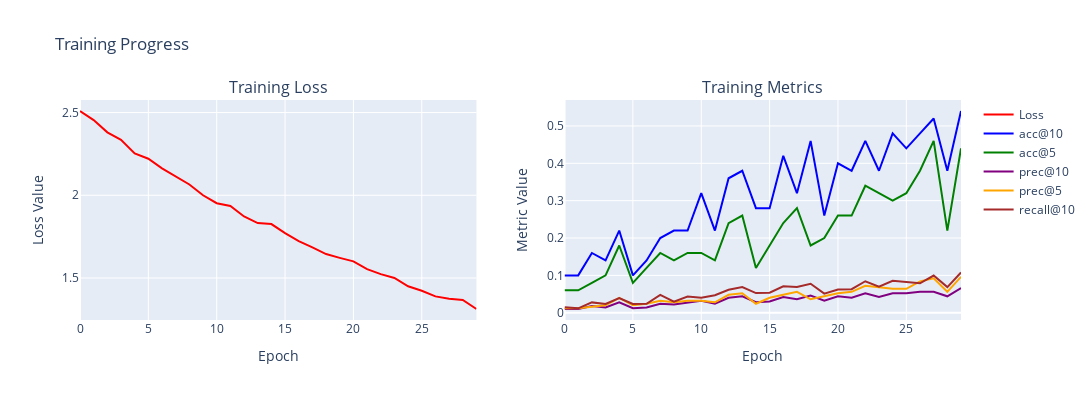
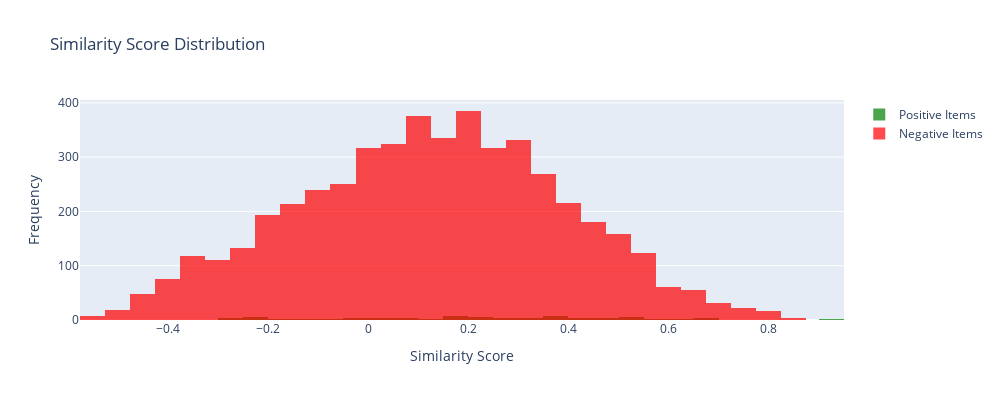
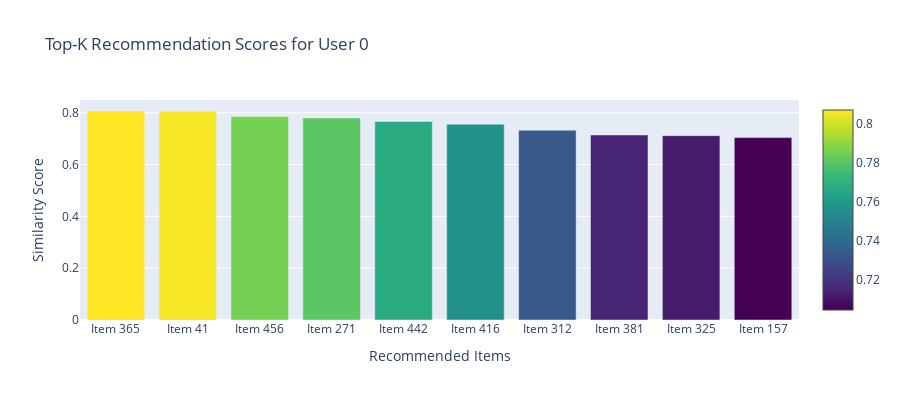
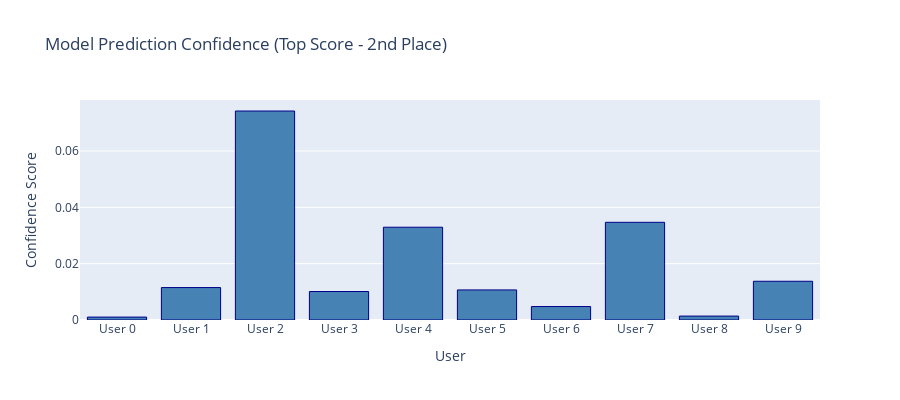

Notebook source saved alongside these figures, in order:
### Code cell
# Display all diagnostic plots
print("📈 Displaying diagnostic visualizations...\n")

# 1. Training history
report['figures']['training_history'].show()

# 2. Similarity distribution
report['figures']['similarity_distribution'].show()

# 3. Top-K scores
report['figures']['topk_scores'].show()

# 4. Prediction confidence
report['figures']['prediction_confidence'].show()

# 5. Embedding space
report['figures']['embedding_space'].show()

# 6. Recommendation diversity
report['figures']['recommendation_diversity'].show()

# 7. User clusters
report['figures']['user_clusters'].show()

### Figure 1 — Plotly figure (JSON) as saved in the notebook; plotly's stock layout.template omitted (floating-point values rounded to 4 significant figures)
{"data": [{"line": {"color": "red", "width": 2}, "name": "Loss", "type": "scatter", "xaxis": "x", "y": [2.509, 2.455, 2.38, 2.335, 2.252, 2.221, 2.163, 2.112, 2.065, 2.0, 1.952, 1.935, 1.872, 1.832, 1.826, 1.771, 1.723, 1.685, 1.645, 1.622, 1.6, 1.554, 1.523, 1.5, 1.45, 1.423, 1.389, 1.375, 1.367, 1.312], "yaxis": "y"}, {"line": {"color": "blue", "width": 2}, "name": "acc@10", "type": "scatter", "xaxis": "x2", "y": [0.1, 0.1, 0.16, 0.14, 0.22, 0.1, 0.14, 0.2, 0.22, 0.22, 0.32, 0.22, 0.36, 0.38, 0.28, 0.28, 0.42, 0.32, 0.46, 0.26, 0.4, 0.38, 0.46, 0.38, 0.48, 0.44, 0.48, 0.52, 0.38, 0.54], "yaxis": "y2"}, {"line": {"color": "green", "width": 2}, "name": "acc@5", "type": "scatter", "xaxis": "x2", "y": [0.06, 0.06, 0.08, 0.1, 0.18, 0.08, 0.12, 0.16, 0.14, 0.16, 0.16, 0.14, 0.24, 0.26, 0.12, 0.18, 0.24, 0.28, 0.18, 0.2, 0.26, 0.26, 0.34, 0.32, 0.3, 0.32, 0.38, 0.46, 0.22, 0.44], "yaxis": "y2"}, {"line": {"color": "purple", "width": 2}, "name": "prec@10", "type": "scatter", "xaxis": "x2", "y": [0.01, 0.01, 0.018, 0.014, 0.028, 0.012, 0.014, 0.024, 0.022, 0.028, 0.032, 0.024, 0.04, 0.044, 0.028, 0.03, 0.042, 0.036, 0.046, 0.032, 0.044, 0.04, 0.052, 0.042, 0.052, 0.052, 0.056, 0.056, 0.044, 0.066], "yaxis": "y2"}, {"line": {"color": "orange", "width": 2}, "name": "prec@5", "type": "scatter", "xaxis": "x2", "y": [0.012, 0.012, 0.016, 0.02, 0.04, 0.02, 0.024, 0.032, 0.028, 0.032, 0.032, 0.028, 0.048, 0.052, 0.024, 0.04, 0.048, 0.056, 0.036, 0.044, 0.052, 0.056, 0.072, 0.068, 0.064, 0.064, 0.084, 0.092, 0.056, 0.096], "yaxis": "y2"}, {"line": {"color": "brown", "width": 2}, "name": "recall@10", "type": "scatter", "xaxis": "x2", "y": [0.01498, 0.01186, 0.02771, 0.02358, 0.03933, 0.02336, 0.02408, 0.04764, 0.02965, 0.04313, 0.04027, 0.04682, 0.06147, 0.06898, 0.05256, 0.05377, 0.07086, 0.06875, 0.07753, 0.05113, 0.06225, 0.06298, 0.08429, 0.06961, 0.0856, 0.08297, 0.07892, 0.0996, 0.06867, 0.1075], "yaxis": "y2"}], "layout": {"annotations": [{"font": {"size": 16}, "showarrow": false, "text": "Training Loss", "x": 0.225, "xanchor": "center", "xref": "paper", "y": 1, "yanchor": "bottom", "yref": "paper"}, {"font": {"size": 16}, "showarrow": false, "text": "Training Metrics", "x": 0.775, "xanchor": "center", "xref": "paper", "y": 1, "yanchor": "bottom", "yref": "paper"}], "height": 400, "showlegend": true, "title": {"text": "Training Progress"}, "width": 1200, "xaxis": {"anchor": "y", "domain": [0, 0.45], "title": {"text": "Epoch"}}, "xaxis2": {"anchor": "y2", "domain": [0.55, 1], "title": {"text": "Epoch"}}, "yaxis": {"anchor": "x", "domain": [0, 1], "title": {"text": "Loss Value"}}, "yaxis2": {"anchor": "x2", "domain": [0, 1], "title": {"text": "Metric Value"}}}}

### Figure 2 — Plotly figure (JSON) as saved in the notebook; plotly's stock layout.template omitted (floating-point values rounded to 4 significant figures; data arrays with more than 128 entries replaced by an {"elided": "..."} marker saying what was removed)
{"data": [{"marker": {"color": "green"}, "name": "Positive Items", "nbinsx": 30, "opacity": 0.7, "type": "histogram", "x": [0.3575, 0.547, -0.1255, 0.4015, -0.0136, -0.2942, 0.3729, 0.2048, -0.07757, 0.5597, 0.1993, 0.2787, -0.0202, 0.4573, 0.2554, -0.2176, 0.6972, 0.9239, 0.02931, 0.5734, 0.1859, 0.05844, 0.521, 0.3521, -0.1424, 0.2764, 0.3786, 0.686, 0.3661, 0.3102, 0.1484, 0.04773, 0.6161, 0.4559, 0.2226, 0.0579, 0.2315, 0.3495, -0.2095, -0.0892, 0.1716, 0.1974, 0.4435, -0.204, 0.05058, 0.1596, 0.3934, -0.2494, 0.4582, 0.09092, -0.2596, -0.2357, -0.2548, 0.3581, -0.2321, 0.2189, 0.03318, 0.153, 0.2248, 0.4059, 0.342, -0.04695, 0.1541, 0.6822, 0.1583, 0.5405, -0.1744, 0.3435, 0.5009, 0.5023]}, {"marker": {"color": "red"}, "name": "Negative Items", "nbinsx": 30, "opacity": 0.7, "type": "histogram", "x": {"elided": "4930 float values"}}], "layout": {"barmode": "overlay", "height": 400, "showlegend": true, "title": {"text": "Similarity Score Distribution"}, "width": 1000, "xaxis": {"title": {"text": "Similarity Score"}}, "yaxis": {"title": {"text": "Frequency"}}}}

### Figure 3 — Plotly figure (JSON) as saved in the notebook; plotly's stock layout.template omitted (floating-point values rounded to 4 significant figures)
{"data": [{"marker": {"color": [0.807, 0.806, 0.7853, 0.7801, 0.7668, 0.756, 0.7329, 0.7144, 0.7118, 0.7042], "colorscale": [[0, "#440154"], [0.1111, "#482878"], [0.2222, "#3e4989"], [0.3333, "#31688e"], [0.4444, "#26828e"], [0.5556, "#1f9e89"], [0.6667, "#35b779"], [0.7778, "#6ece58"], [0.8889, "#b5de2b"], [1, "#fde725"]], "showscale": true}, "type": "bar", "x": ["Item 365", "Item 41", "Item 456", "Item 271", "Item 442", "Item 416", "Item 312", "Item 381", "Item 325", "Item 157"], "y": [0.807, 0.806, 0.7853, 0.7801, 0.7668, 0.756, 0.7329, 0.7144, 0.7118, 0.7042]}], "layout": {"height": 400, "title": {"text": "Top-K Recommendation Scores for User 0"}, "width": 900, "xaxis": {"title": {"text": "Recommended Items"}}, "yaxis": {"title": {"text": "Similarity Score"}}}}

### Figure 4 — Plotly figure (JSON) as saved in the notebook; plotly's stock layout.template omitted (floating-point values rounded to 4 significant figures)
{"data": [{"marker": {"color": "steelblue", "line": {"color": "darkblue", "width": 1}}, "type": "bar", "x": ["User 0", "User 1", "User 2", "User 3", "User 4", "User 5", "User 6", "User 7", "User 8", "User 9"], "y": [0.001034, 0.01151, 0.0742, 0.01011, 0.03293, 0.01068, 0.004777, 0.03468, 0.001395, 0.01375]}], "layout": {"height": 400, "title": {"text": "Model Prediction Confidence (Top Score - 2nd Place)"}, "width": 900, "xaxis": {"title": {"text": "User"}}, "yaxis": {"title": {"text": "Confidence Score"}}}}
